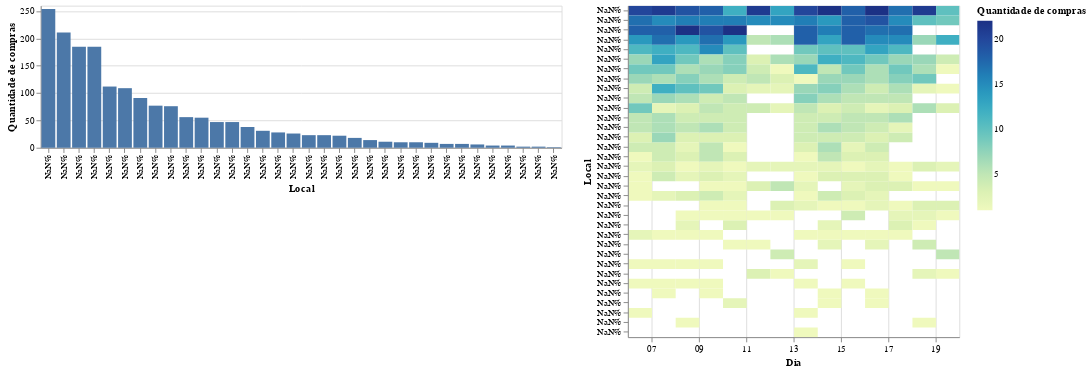

Notebook code cell kept with this figure:
### Markdown cell above
## MC2.1
Os locais mais populares foram definidos como os que possuem as maiores quantidades de compras no cartão de débito, crédito e/ou fidelidade. A visualização 1 mostra a quantidade de compras por local, onde nota-se que os locais mais populares são **Katerina's Café**, **Hippokampos**, **Brew've Been Served**, **Guy's Gyros** e **Hallowed Grounds**. No local **Katerina's Café**, as maiores quantidades de compras são feitas nos dias 14 e 16, com 22 compras em cada um desses dias, conforme pode ser vista pela interação entre as visualizações 1 e 2.

### Code cell
selection = alt.selection_interval()

local_compra = alt.Chart(df).mark_bar(tooltip=True).encode(
    y=alt.Y('count()', title='Quantidade de compras'),
    x=alt.X('location', stack='normalize', sort=alt.EncodingSortField(field="location", op="count", order="descending"), title='Local'),
    text='count()',
    tooltip = [alt.Tooltip('count()', title='Quantidade de compras'),
               alt.Tooltip('location', title='Local')]
).properties(
    width=550,
    height=150
).add_selection(
    selection
)

local_dia = alt.Chart(df).mark_rect(tooltip=True).encode(
    alt.Y('location:N', title='Local', stack='normalize', sort=alt.EncodingSortField(field="location", op="count", order="descending")),
    alt.X('date(timestamp):T', title='Dia'),
    alt.Color('count()', title='Quantidade de compras', scale=alt.Scale(scheme='yellowgreenblue')),
    tooltip = [alt.Tooltip('location:N', title='Local'),
               alt.Tooltip('date(timestamp):T'),
               alt.Tooltip('day(timestamp):T', title='Dia da semana'), 
               alt.Tooltip('count()')]
).transform_filter(selection).properties(
    width=350,
    height=350
)


alt.concat(local_compra, local_dia.interactive())
#chart1 | chart2

### Figure 1 — Vega-Lite specification as saved in the notebook (floating-point values rounded to 4 significant figures; data arrays with more than 128 entries replaced by an {"elided": "..."} marker saying what was removed)
{"config": {"view": {"continuousWidth": 400, "continuousHeight": 300}}, "concat": [{"mark": {"type": "bar", "tooltip": true}, "encoding": {"text": {"type": "quantitative", "aggregate": "count"}, "tooltip": [{"type": "quantitative", "aggregate": "count", "title": "Quantidade de compras"}, {"type": "nominal", "field": "location", "title": "Local"}], "x": {"type": "nominal", "field": "location", "sort": {"field": "location", "op": "count", "order": "descending"}, "stack": "normalize", "title": "Local"}, "y": {"type": "quantitative", "aggregate": "count", "title": "Quantidade de compras"}}, "height": 150, "selection": {"selector001": {"type": "interval"}}, "width": 550}, {"mark": {"type": "rect", "tooltip": true}, "encoding": {"color": {"type": "quantitative", "aggregate": "count", "scale": {"scheme": "yellowgreenblue"}, "title": "Quantidade de compras"}, "tooltip": [{"type": "nominal", "field": "location", "title": "Local"}, {"type": "temporal", "field": "timestamp", "timeUnit": "date"}, {"type": "temporal", "field": "timestamp", "timeUnit": "day", "title": "Dia da semana"}, {"type": "quantitative", "aggregate": "count"}], "x": {"type": "temporal", "field": "timestamp", "timeUnit": "date", "title": "Dia"}, "y": {"type": "nominal", "field": "location", "sort": {"field": "location", "op": "count", "order": "descending"}, "stack": "normalize", "title": "Local"}}, "height": 350, "selection": {"selector002": {"type": "interval", "bind": "scales", "encodings": ["x", "y"]}}, "transform": [{"filter": {"selection": "selector001"}}], "width": 350}], "data": {"name": "data-d671858b3b7b50a9fe92afcbfb00262d"}, "$schema": "https://vega.github.io/schema/vega-lite/v4.8.1.json", "datasets": {"data-d671858b3b7b50a9fe92afcbfb00262d": {"elided": "1801 records"}}}
